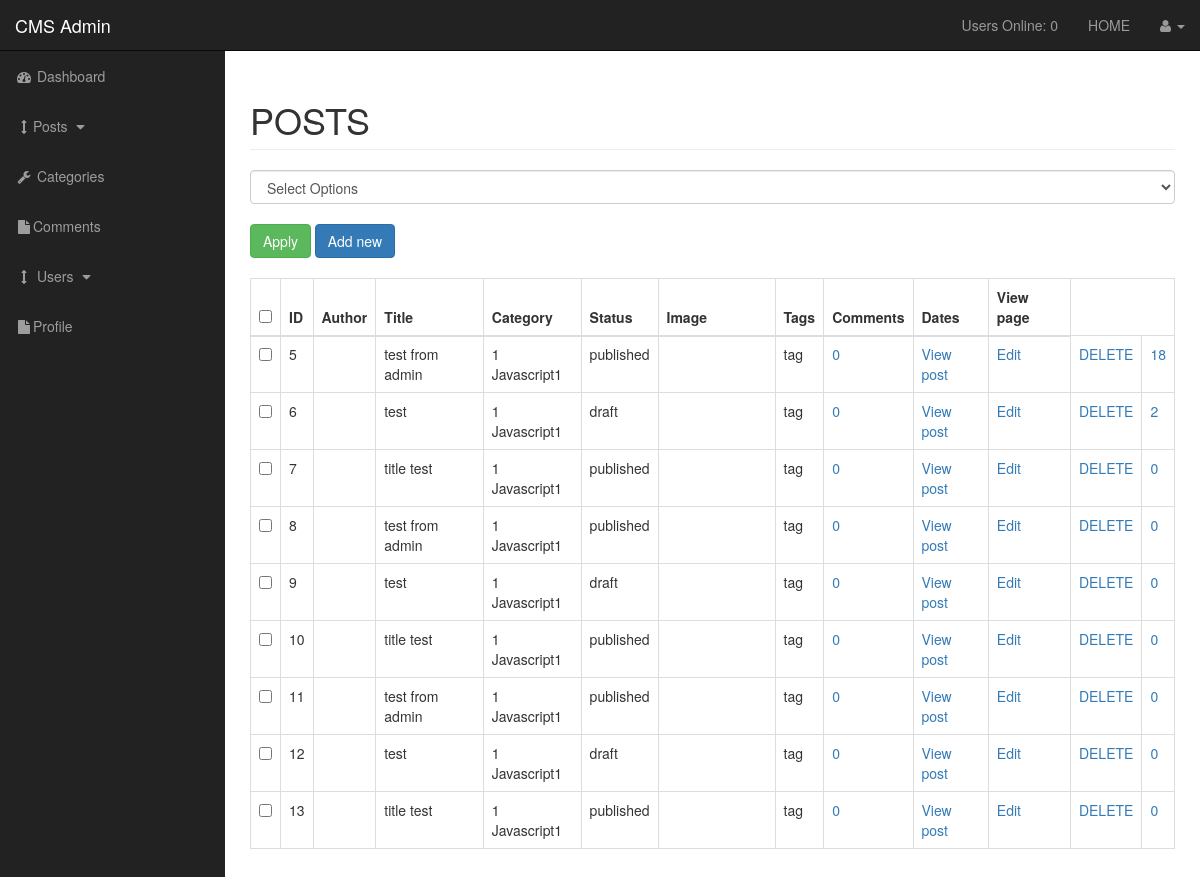
The app's page /cms/admin/posts.php with its own data.
### tables this page shows
CREATE TABLE `posts` (
  `post_id` int(3) NOT NULL,
  `post_catagory_id` int(3) NOT NULL,
  `post_title` varchar(255) NOT NULL,
  `post_author` varchar(255) NOT NULL,
  `post_user` varchar(255) NOT NULL,
  `post_date` date NOT NULL,
  `post_image` text NOT NULL,
  `post_content` text NOT NULL,
  `post_tags` varchar(255) NOT NULL,
  `post_status` varchar(255) NOT NULL,
  `post_comment_count` int(3) NOT NULL,
  `post_views_count` int(3) NOT NULL
);

CREATE TABLE `categories` (
  `cat_id` int(3) NOT NULL,
  `cat_title` varchar(255) NOT NULL
);

### cms/admin/includes/view_all_posts.php (the view, shortened to what this page needs)
<form action="" method="post">
    <div id="bulkOptionsContainer">
        <select class="form-control" name="bulk_options" id="">
            <option value="">Select Options</option>
        </select>
    </div>
    <br>
    <div class="">
        <input type="submit" name="submit" class="btn btn-success" value="Apply">
        <a class="btn btn-primary" href="./posts.php?source=add_post">Add new</a>
    </div>
    <br>
    <table class="table table-bordered table-hover">
        <thead>
            <tr>
                <th><input id="selectAllBoxes" type="checkbox"></th>
                <th>ID</th>
                <th>Author</th>
                <th>Title</th>
                <th>Category</th>
                <th>Status</th>
                <th>Image</th>
                <th>Tags</th>
                <th>Comments</th>
                <th>Dates</th>
                <th>View page</th>
            </tr>
        </thead>
        <tbody>
            <tr>
                <?php
                $query = "SELECT * FROM posts";
                $select_posts = mysqli_query($connection, $query);
                while ($row = mysqli_fetch_assoc($select_posts)) {
                    $post_id = $row['post_id'];
                    $post_user = $row['post_user'];
                    $post_title = $row['post_title'];
                    $post_cathegory_id = $row['post_catagory_id'];
                    $post_status = $row['post_status'];
                    $post_image = $row['post_image'];
                    $post_tags = $row['post_tags'];
                    $post_views_count = $row['post_views_count'];
                ?>
            <tr>
                <td><input class="checkBoxes" type="checkbox" name="checkboxArray[]" value="<?php echo $post_id; ?>"></td>
                <td><?php echo $post_id ?></td>
                <td><?php echo $post_user ?></td>
                <td><?php echo $post_title ?></td>
                <td>
                    <?php echo $post_cathegory_id ?>
                    <?php
                    $query_cat = "SELECT * FROM categories WHERE cat_id = {$post_cathegory_id} ";
                    $select_categories_id = mysqli_query($connection, $query_cat);
                    while ($row = mysqli_fetch_assoc($select_categories_id)) {
                        $cat_title = $row['cat_title'];
                        echo  $cat_title;
                    }
                    ?>
                </td>
                <td><?php echo $post_status ?></td>
                <td><img width="100px" class="img-responsive" src="images/<?php echo $post_image ?>" alt=""></td>
                <td><?php echo $post_tags ?></td>
                <?php
                    $query = "SELECT * FROM comments WHERE comment_post_id = $post_id";
                    $send_comment_query = mysqli_query($connection, $query);
                    $count_comments = mysqli_num_rows( $send_comment_query);
                ?>
                <td><a href="post_comments.php?id=<?php echo $post_id; ?>"> <?php echo $count_comments ?></a></td>
                <td><a href='../post.php?p_id=<?php echo $post_id ?>'>View post</a></td>
                <td><a href='posts.php?source=edit_post&p_id=<?php echo $post_id ?>'>Edit</a></td>
                <td><a rel='<?php echo $post_id ?>' href='javascript:void(0)' class="delete_link">DELETE</a></td>
                <td><a href="posts.php?reset=<?php echo $post_id ?>"><?php echo  $post_views_count ?></a></td>
            </tr>
        <?php
                }
        ?>
        </tr>
        </tbody>
    </table>
</form>

### cms/admin/css/sb-admin.css (style rules this page uses)
body { margin-top: 100px; background-color: #222; }
@media (min-width:768px) { body { margin-top: 50px; } }

### records on screen
posts: post_id "5", post_title "test from admin", post_catagory "1", post_status "published", post_tags "tag", count_comments "0", post_views_count "18"
categories: cat_title "Javascript1"
posts: post_id "6", post_title "test", post_catagory "1", post_status "draft", post_tags "tag", count_comments "0", post_views_count "2"
posts: post_id "7", post_title "title test", post_catagory "1", post_status "published", post_tags "tag", count_comments "0", post_views_count "0"
posts: post_id "8", post_title "test from admin", post_catagory "1", post_status "published", post_tags "tag", count_comments "0", post_views_count "0"
posts: post_id "9", post_title "test", post_catagory "1", post_status "draft", post_tags "tag", count_comments "0", post_views_count "0"
posts: post_id "10", post_title "title test", post_catagory "1", post_status "published", post_tags "tag", count_comments "0", post_views_count "0"
posts: post_id "11", post_title "test from admin", post_catagory "1", post_status "published", post_tags "tag", count_comments "0", post_views_count "0"
posts: post_id "12", post_title "test", post_catagory "1", post_status "draft", post_tags "tag", count_comments "0", post_views_count "0"
posts: post_id "13", post_title "title test", post_catagory "1", post_status "published", post_tags "tag", count_comments "0", post_views_count "0"

### other values on screen
users_online() "0"
